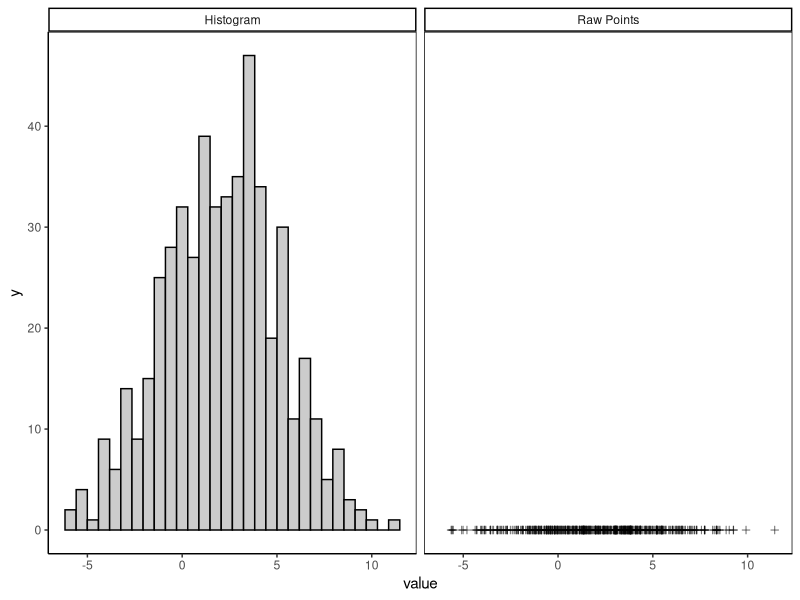
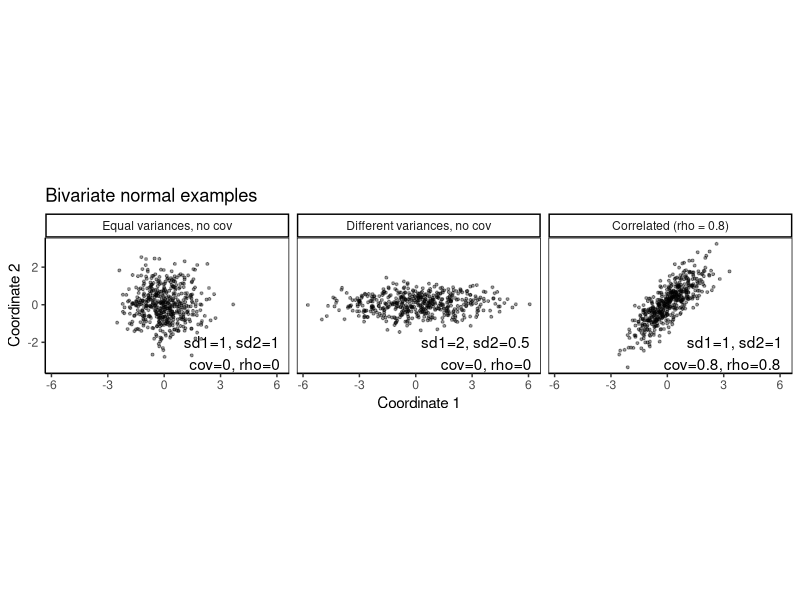
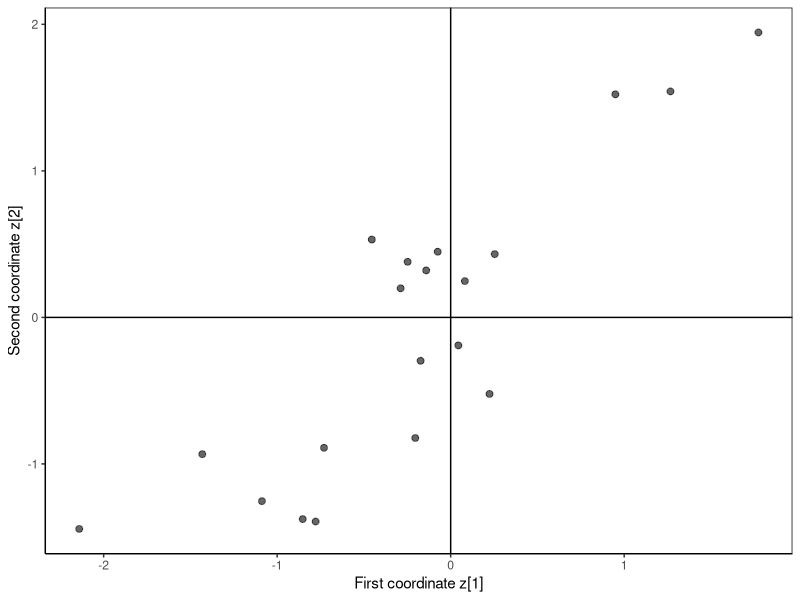
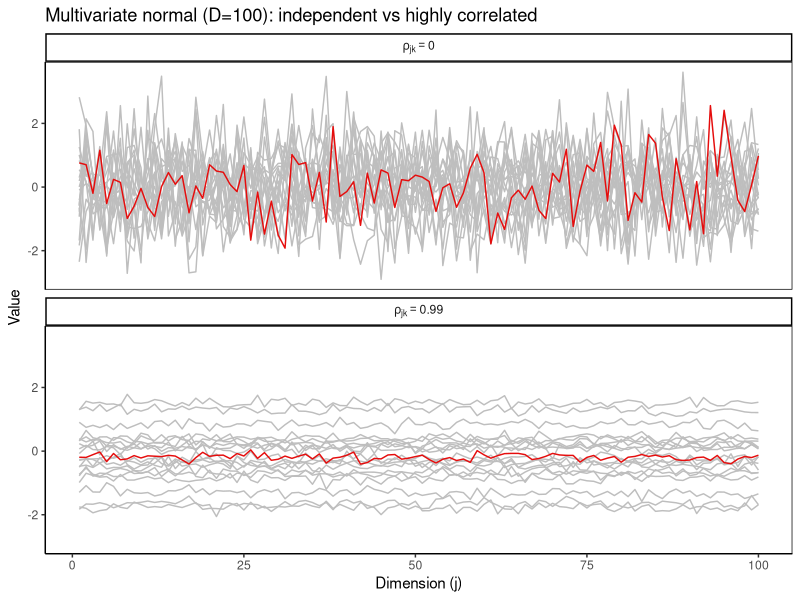
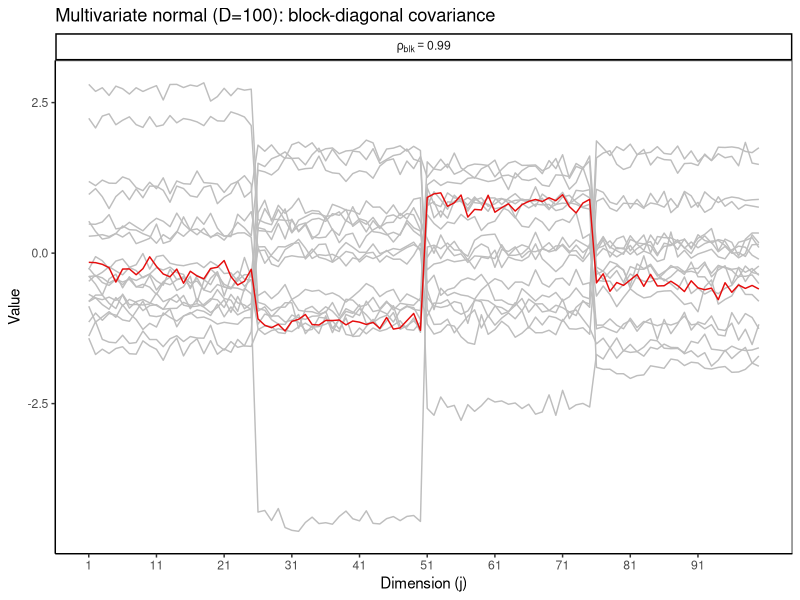
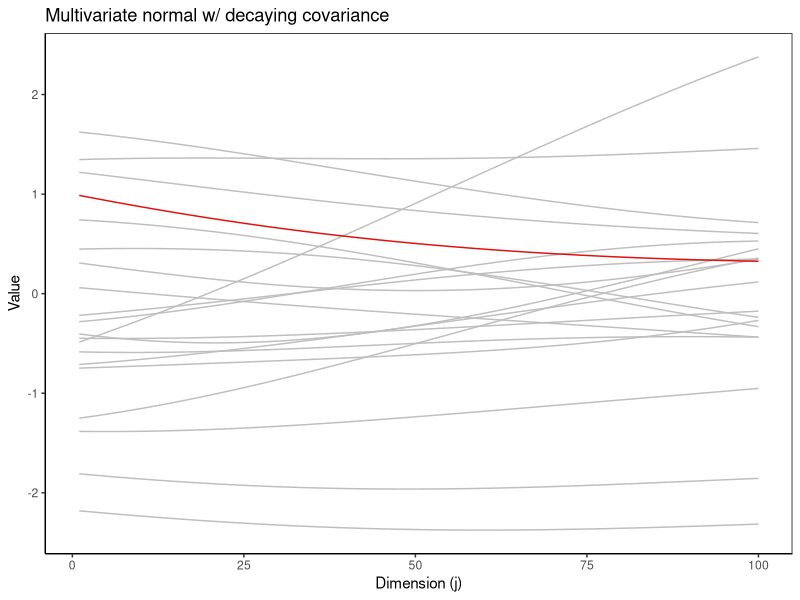
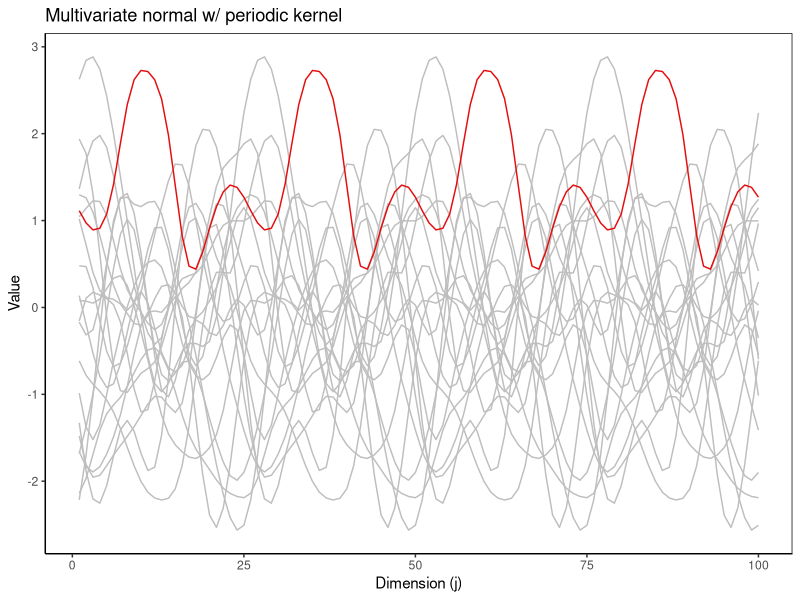
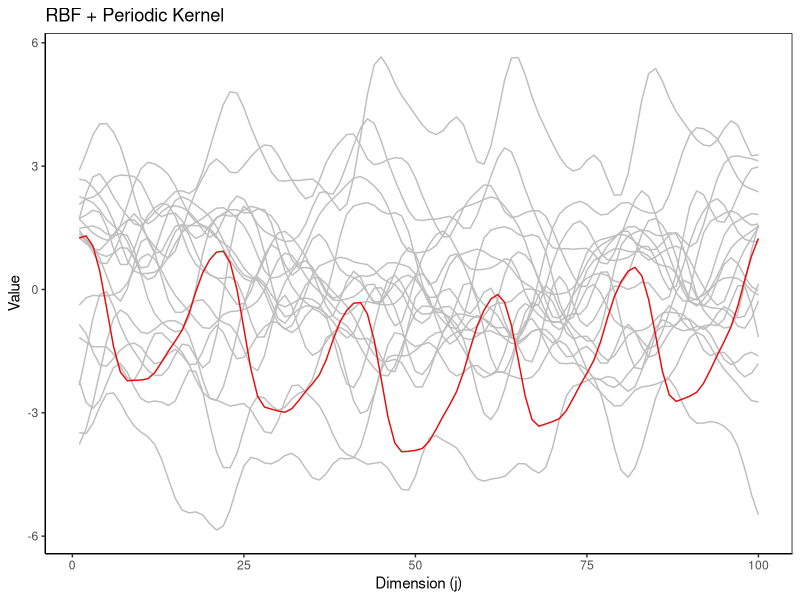

Recreate these plots in R, in order.
## ---- chunk 1
#| echo: false
library(tidyverse)
library(MASS)
theme_set(theme_classic() + theme(panel.border= element_rect(fill = NA, linewidth = .5)))
set.seed(2026)
## ---- chunk 2
z <- rnorm(500, mean = 2, sd = 3)
## ---- chunk 3
#| echo: false
#| fig-width: 3
#| fig-height: 2
df_points <- tibble(value = z) |> mutate(type = "Raw Points", y = 0)
df_hist <- tibble(value = z) |> mutate(type = "Histogram")

ggplot() +
  geom_point(data = df_points, aes(x = value, y = y), alpha = 0.6, shape = 3) +
  geom_histogram(data = df_hist, aes(x = value, y = ..count..), bins = 30, fill = "grey80", color = "black") +
  facet_grid(~ type, scales = "free_y")
## ---- chunk 4
mu <- c(0, 0)
Sigma <- matrix(c(1, 0.8, 0.8, 1), 2, 2)
z <- mvrnorm(n = 500, mu = mu, Sigma = Sigma)
## ---- chunk 5
#| echo: false
#| fig-width: 8
#| fig-height: 3
n <- 500
mu <- c(0, 0)
Sigmas <- list(
  "Equal variances, no cov" = matrix(c(1, 0, 0, 1), 2, 2),
  "Different variances, no cov" = matrix(c(4, 0, 0, 0.25), 2, 2),
  "Correlated (rho = 0.8)" = matrix(c(1, 0.8, 0.8, 1), 2, 2)
)

df_list <- imap_dfr(Sigmas, ~{
  sim <- mvrnorm(n, mu, .x)
  tibble(x = sim[,1], y = sim[,2], scenario = .y) |>
    mutate(sd1 = sqrt(.x[1,1]), sd2 = sqrt(.x[2,2]), cov12 = .x[1,2], rho = cov12/(sd1*sd2))
}) |>
  mutate(scenario = factor(scenario, levels = c("Equal variances, no cov", "Different variances, no cov", "Correlated (rho = 0.8)")))

ann <- df_list |> distinct(scenario, sd1, sd2, cov12, rho) |>
  mutate(label = paste0("sd1=", round(sd1,2), ", sd2=", round(sd2,2), "\n",
                        "cov=", round(cov12,2), ", rho=", round(rho,2)))

ggplot(df_list, aes(x = x, y = y)) +
  geom_point(alpha = 0.4, size = 0.7) +
  facet_wrap(~scenario) +
  coord_fixed() +
  labs(x = "Coordinate 1", y = "Coordinate 2", title = "Bivariate normal examples") +
  geom_text(data = ann, aes(x = Inf, y = -Inf, label = label), hjust = 1.1, vjust = -0.1, inherit.aes = FALSE)
## ---- chunk 6
D <- 100
mu <- rep(0, D)
Sigma <- matrix(0.9, D, D)
diag(Sigma) <- 1
z <- mvrnorm(n = 20, mu = mu, Sigma = Sigma)
## ---- chunk 7
#| echo: false
#| fig-width: 3
#| fig-height: 3
#| out-width: 40%
ggplot(as_tibble(z), aes(V1, V2)) +
    geom_point(alpha = 0.6, size = 2) +
    geom_vline(xintercept = 0) +
    geom_hline(yintercept = 0) +
    labs(x = "First coordinate z[1]", y = "Second coordinate z[2]")
## ---- chunk 8
   #| echo: false
   #| fig-width: 6
   #| fig-height: 4
   #| out-width: 60%
    D <- 100
    n <- 20
    mu <- rep(0, D)

    make_data <- function(rho) {
    Sigma <- diag(1, D)
    if (rho > 0) Sigma[] <- rho; diag(Sigma) <- 1

    mvrnorm(n, mu, Sigma) %>%
        as_tibble(.name_repair = ~paste0("d", seq_len(D))) %>%
        mutate(sample_id = row_number()) %>%
        pivot_longer(starts_with("d"),
                    names_to = "dimension",
                    names_transform = list(dimension = ~as.integer(str_remove(., "d"))),
                    values_to = "value") %>%
        mutate(scenario = paste0("rho[jk]==", rho))
    }

    bind_rows(make_data(0), make_data(0.99)) %>%
    ggplot(aes(dimension, value, group = sample_id, color = sample_id == n)) +
    geom_line() +
    scale_color_manual(values = c("grey", "#e50d0d"), guide = "none") +
    facet_wrap(~scenario, ncol = 1, labeller = label_parsed) +
    labs(x = "Dimension (j)", y = "Value",
        title = "Multivariate normal (D=100): independent vs highly correlated")
## ---- chunk 9
   #| echo: false
   #| fig-width: 5
   #| fig-height: 3.5
   #| out-width: 60%
    D_blk <- 100
    n_blk <- 20
    block_size <- 25
    rho_within <- 0.99

    # Create block-diagonal covariance matrix
    Sigma_blk <- matrix(0, D_blk, D_blk)
    for (start in seq(1, D_blk, by = block_size)) {
    inds <- start:(start + block_size - 1)
    Sigma_blk[inds, inds] <- rho_within
    }
    diag(Sigma_blk) <- 1

    mvrnorm(n_blk, rep(0, D_blk), Sigma_blk) %>%
    as_tibble(.name_repair = ~paste0("d", seq_len(D_blk))) %>%
    mutate(sample_id = row_number()) %>%
    pivot_longer(starts_with("d"),
                names_to = "dimension",
                names_transform = list(dimension = ~as.integer(str_remove(., "d"))),
                values_to = "value") %>%
    mutate(scenario = paste0("rho[blk]==", rho_within)) %>%
    ggplot(aes(dimension, value, group = sample_id, color = sample_id == n_blk)) +
    geom_line() +
    scale_color_manual(values = c("grey", "#e50d0d"), guide = "none") +
    scale_x_continuous(breaks = seq(1, D_blk, by = 10)) +
    facet_wrap(~scenario, labeller = label_parsed) +
    labs(x = "Dimension (j)", y = "Value",
        title = "Multivariate normal (D=100): block-diagonal covariance")
## ---- chunk 10
x <- seq(0, 0.99, by = 0.01)
D <- length(x)

K <- matrix(0, nrow = D, ncol = D)
for (i in seq_len(D)) {
    for (j in seq_len(D)) {
        K[i, j] <- exp(-0.5 * (x[i] - x[j])^2)
    }
}

z <- mvrnorm(n = 20, mu = rep(0, D), Sigma = K)
## ---- chunk 11
#| echo: false
#| fig-width: 5
#| fig-height: 2.5
#| out-width: 60%
df1 <- as_tibble(z) |>
    mutate(sample_id = row_number()) |>
    pivot_longer(cols = -sample_id, names_to = "dimension", values_to = "value") |>
  mutate(dimension = as.integer(str_remove(dimension, "V")))

ggplot(df1, aes(x = dimension, y = value)) +
  geom_line(aes(group = factor(sample_id), col = sample_id == n)) +
  scale_color_manual(values = c("grey", "#e50d0d"), guide = FALSE) +
  labs(x = "Dimension (j)", y = "Value",
    title = "Multivariate normal w/ decaying covariance")
## ---- chunk 12
   K[i, j] <- exp(-2 * sin(pi * abs(x[i] - x[j]) / 0.2)^2)
## ---- chunk 13
   #| echo: false
   #| fig-width: 5
   #| fig-height: 2.5
   #| out-width: 60%
    for (i in seq_len(D)) {
        for (j in seq_len(D)) {
            K[i, j] <- exp(-2 * sin(pi * abs(x[i] - x[j]) / 0.25) ^ 2)
        }
    }

    mu <- rep(0, D)
    z <- mvrnorm(n = 20, mu = mu, Sigma = K) # draws 20 curves
    df1 <- as_tibble(z) |>
        mutate(sample_id = row_number()) |>
        pivot_longer(cols = -sample_id, names_to = "dimension", values_to = "value") |>
    mutate(dimension = as.integer(str_remove(dimension, "V")))

    ggplot(df1, aes(x = dimension, y = value)) +
    geom_line(aes(group = factor(sample_id), col = sample_id == n)) +
    scale_color_manual(values = c("grey", "#e50d0d"), guide = FALSE) +
    labs(x = "Dimension (j)", y = "Value",
        title = "Multivariate normal w/ periodic kernel")
## ---- chunk 14
   #| echo: false
   #| fig-width: 5
   #| fig-height: 2.5
   #| out-width: 60%
    K <- matrix(0, nrow = D, ncol = D)
    for (i in seq_len(D)) {
        for (j in seq_len(D)) {
            rbf <- 2 * exp(-(0.5 / .05) * (x[i] - x[j]) ^ 2)
            periodic <- exp(-2 * sin(pi * (x[i] - x[j]) / 0.2) ^ 2)
            K[i, j] <- rbf + periodic
        }
    }

    mu <- rep(0, D)
    z <- mvrnorm(n = 20, mu = mu, Sigma = K) # draws 20 curves

    df1 <- as_tibble(z) %>% mutate(sample_id = row_number()) %>%
    pivot_longer(cols = -sample_id, names_to = "dimension", values_to = "value") %>%
    mutate(dimension = as.integer(str_remove(dimension, "V")))

    ggplot(df1, aes(x = dimension, y = value)) +
    geom_line(aes(group = factor(sample_id), col = sample_id == n)) +
    scale_color_manual(values = c("grey", "#e50d0d"), guide = FALSE) +
    labs(x = "Dimension (j)", y = "Value",
        title = "RBF + Periodic Kernel")
## ---- chunk 15
   x_obs <- runif(10)
   sigma_n <- 0.1
   y_obs <- 3 * (x_obs - 0.5)^2 - 0.5 + rnorm(10, 0, sigma_n)
   N <- length(x_obs)
## ---- chunk 16
   #| echo: false
   #| fig-width: 5
   #| fig-height: 2.5
   #| out-width: 60%
df_obs <- tibble(x = x_obs, value = y_obs)
ggplot() +
  geom_point(data = df_obs, aes(x = x, y = value),
             col = "#a80de5ff", size = 3)
## ---- chunk 17
x <- seq(0, 0.99, by = 0.01)
D <- length(x)

# K_{**}: test-test similarities
K <- matrix(0, nrow = D, ncol = D)
for (i in seq_len(D)) {
    for (j in seq_len(D)) {
        K[i, j] <- exp(-0.5 * (x[i] - x[j])^2)
    }
}

# K_*: test-training similarities
K_star <- matrix(0, nrow = D, ncol = N)
for (i in seq_len(D)) {
    for (j in seq_len(N)) {
        K_star[i, j] <- exp(-0.5 * (x[i] - x_obs[j])^2)
    }
}

# K: training-training similarities
K_obs <- matrix(0, nrow = N, ncol = N)
for (i in seq_len(N)) {
    for (j in seq_len(N)) {
        K_obs[i, j] <- exp(-0.5 * (x_obs[i] - x_obs[j])^2)
    }
}
## ---- chunk 18
mu_cond <- K_star %*% solve(K_obs + sigma_n^2 * diag(N)) %*% y_obs
Sigma_cond <- K - K_star %*% solve(K_obs + sigma_n^2 * diag(N)) %*% t(K_star)
var_cond <- diag(Sigma_cond) # defines ribbon width
## ---- chunk 19
   #| echo: false
   #| fig-width: 5
   #| fig-height: 2.5
   #| out-width: 60%
df_mean <- tibble(
  x = x,
  mean = as.vector(mu_cond),
  lower = mean - 2 * sqrt(var_cond),
  upper = mean + 2 * sqrt(var_cond)
)

df_obs <- tibble(x = x_obs, value = y_obs)
ggplot() +
  geom_ribbon(data = df_mean, aes(x = x, ymin = lower, ymax = upper),
              fill = "#36ae9eff", alpha = 0.5) +
  geom_line(data = df_mean, aes(x = x, y = mean),
            col = "#36ae9eff", linewidth = 1) +
  geom_point(data = df_obs, aes(x = x, y = value),
             col = "#a80de5ff", size = 3)
## ---- chunk 20
f_post <- mvrnorm(n = 20, mu = mu_cond, Sigma = Sigma_cond)
## ---- chunk 21
#| echo: false
#| fig-width: 5
#| fig-height: 2.5
#| out-width: 60%
df_post <- as_tibble(f_post, .name_repair = ~paste0("x", seq_len(ncol(f_post)))) %>%
  mutate(sample_id = row_number()) %>%
  pivot_longer(starts_with("x"),
               names_to = "dimension",
               names_transform = list(dimension = ~as.integer(str_remove(., "x"))),
               values_to = "value") %>%
  mutate(x = x[dimension])

df_obs <- tibble(x = x_obs, value = y_obs)

ggplot() +
  geom_line(data = df_post, aes(x = x, y = value, group = sample_id),
            col = "#36ae9eff", alpha = 0.5, linewidth = 0.5) +
  geom_point(data = df_obs, aes(x = x, y = value),
             col = "#a80de5ff", size = 3)
